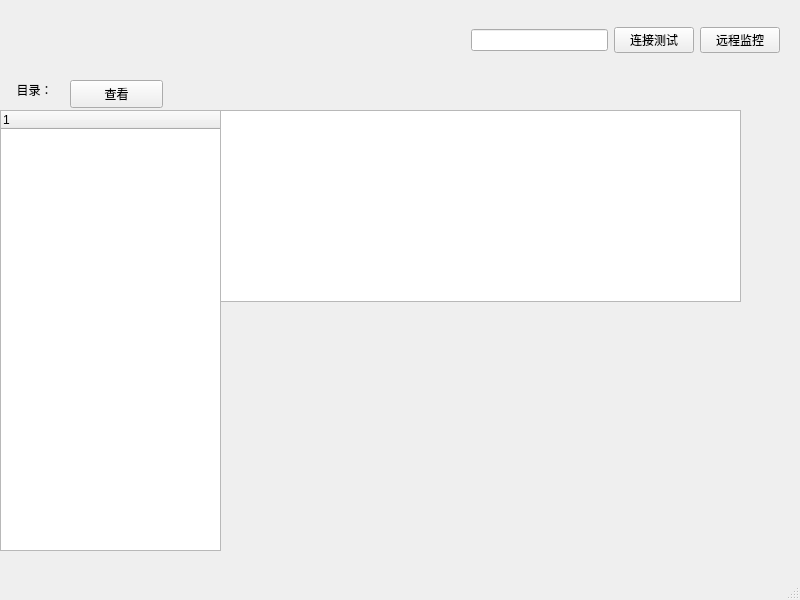
<?xml version="1.0" encoding="UTF-8"?>
<ui version="4.0">
 <class>MainWindow</class>
 <widget class="QMainWindow" name="MainWindow">
  <property name="geometry">
   <rect>
    <x>0</x>
    <y>0</y>
    <width>800</width>
    <height>600</height>
   </rect>
  </property>
  <property name="windowTitle">
   <string>MainWindow</string>
  </property>
  <widget class="QWidget" name="centralwidget">
   <widget class="QWidget" name="horizontalLayoutWidget">
    <property name="geometry">
     <rect>
      <x>470</x>
      <y>0</y>
      <width>311</width>
      <height>80</height>
     </rect>
    </property>
    <layout class="QHBoxLayout" name="horizontalLayout">
     <property name="leftMargin">
      <number>1</number>
     </property>
     <property name="topMargin">
      <number>1</number>
     </property>
     <property name="rightMargin">
      <number>1</number>
     </property>
     <property name="bottomMargin">
      <number>1</number>
     </property>
     <item>
      <widget class="QLineEdit" name="portEdit"/>
     </item>
     <item>
      <widget class="QPushButton" name="testConnectBtn">
       <property name="text">
        <string>连接测试</string>
       </property>
      </widget>
     </item>
     <item>
      <widget class="QPushButton" name="watchBtn">
       <property name="text">
        <string>远程监控</string>
       </property>
      </widget>
     </item>
    </layout>
   </widget>
   <widget class="IPAddressEdit" name="ipEdit" native="true">
    <property name="geometry">
     <rect>
      <x>170</x>
      <y>20</y>
      <width>271</width>
      <height>51</height>
     </rect>
    </property>
   </widget>
   <widget class="QPushButton" name="fileBtn">
    <property name="geometry">
     <rect>
      <x>70</x>
      <y>80</y>
      <width>93</width>
      <height>28</height>
     </rect>
    </property>
    <property name="text">
     <string>查看</string>
    </property>
   </widget>
   <widget class="QLabel" name="label">
    <property name="geometry">
     <rect>
      <x>0</x>
      <y>80</y>
      <width>69</width>
      <height>19</height>
     </rect>
    </property>
    <property name="text">
     <string>目录：</string>
    </property>
    <property name="alignment">
     <set>Qt::AlignmentFlag::AlignCenter</set>
    </property>
   </widget>
   <widget class="QTreeWidget" name="fileTree">
    <property name="geometry">
     <rect>
      <x>0</x>
      <y>110</y>
      <width>221</width>
      <height>441</height>
     </rect>
    </property>
    <column>
     <property name="text">
      <string notr="true">1</string>
     </property>
    </column>
   </widget>
   <widget class="QListWidget" name="fileList">
    <property name="geometry">
     <rect>
      <x>220</x>
      <y>110</y>
      <width>521</width>
      <height>192</height>
     </rect>
    </property>
   </widget>
  </widget>
  <widget class="QMenuBar" name="menubar">
   <property name="geometry">
    <rect>
     <x>0</x>
     <y>0</y>
     <width>800</width>
     <height>25</height>
    </rect>
   </property>
  </widget>
  <widget class="QStatusBar" name="statusbar"/>
 </widget>
 <customwidgets>
  <customwidget>
   <class>IPAddressEdit</class>
   <extends>QWidget</extends>
   <header>ipaddressedit.h</header>
   <container>1</container>
  </customwidget>
 </customwidgets>
 <resources/>
 <connections/>
</ui>
